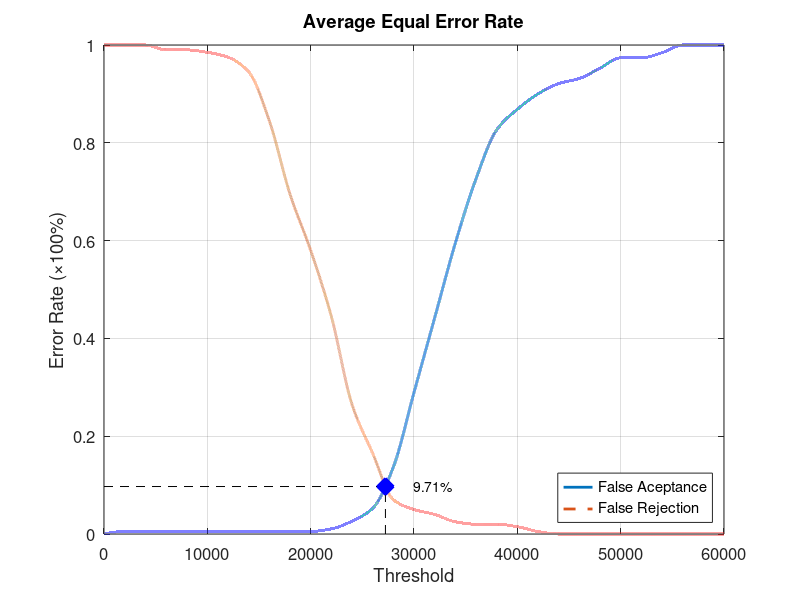
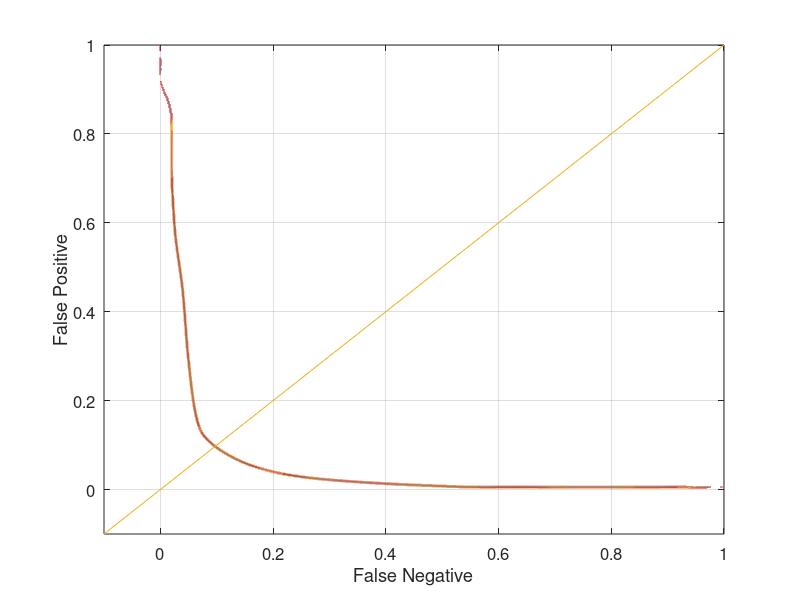

These figures' MATLAB source, in order:
function yEER = Database3_1
close all;
clear;
clc;
x = 0:2000:60000;
xq = 0:0.5:60000;

y0 = [0 0.00526316 0.00526316 0.00526316 0.00526316 0.00526316 0.00526316 0.00526316 0.00526316 0.00526316 0.00526316 0.0105263 0.0263158 0.0526316 0.136842 0.289474 0.442105 0.594737 0.726316 0.826316 0.868421 0.9 0.921053 0.931579 0.952632 0.973684 0.973684 0.984211 1 1 1];
yy0 = interp1(x, y0, xq, 'pchip');
y1 = [1 1 1 0.99 0.99 0.985 0.975 0.945 0.845 0.695 0.58 0.445 0.265 0.165 0.07 0.05 0.04 0.025 0.02 0.02 0.015 0.005 0 0 0 0 0 0 0 0 0];
yy1 = interp1(x, y1, xq, 'pchip');

% Calculating EER: 
y2 = abs(y0 - y1);
find(y2 == min(y2))
yy2 = abs(yy0 - yy1);
xEER = find(yy2 == min(yy2));
xEERIndex = xq(xEER) % X-axis EER
yEER = yy0(xEER) % Y-axis EER

main = figure
plot(xq, yy0,'-','LineWidth', 2);	hold on
plot(xq, yy1,'--','LineWidth', 2);	hold on
plot([xEERIndex xEERIndex], [0 yEER], 'k--');	hold on
plot([0 xEERIndex], [yEER yEER], 'k--');	hold on
plot(xEERIndex, yEER, 'bx', 'LineWidth', 10);	hold on
text(xEERIndex + 10 * xEERIndex / 100, yEER, [num2str(round((10000 * yEER)) / 100) '%'])
legend('False Aceptance', 'False Rejection', 'Location', 'SouthEast')
xlabel('Threshold')
ylabel('Error Rate (\times100%)')
title('Average Equal Error Rate')
set(gca, 'FontSize', 12)
axis([0 60000 0 1])
grid on

print(main, 'Database3_1Main', '-dpng');
FNRxFPR = figure('Color', [1 1 1]);
plot(yy1, yy0, '-', yy1, yy0, 'LineWidth', 2);
hold on
y = -0.1:0.1:1
plot(y, y); 
set(gca, 'FontSize', 12)
xlabel('False Negative')
ylabel('False Positive')
axis([-0.1 1 -0.1 1])
set(gca, 'FontSize', 12)
grid on

print(FNRxFPR, 'Database3_1FNRxFPR','-dpng');
end
